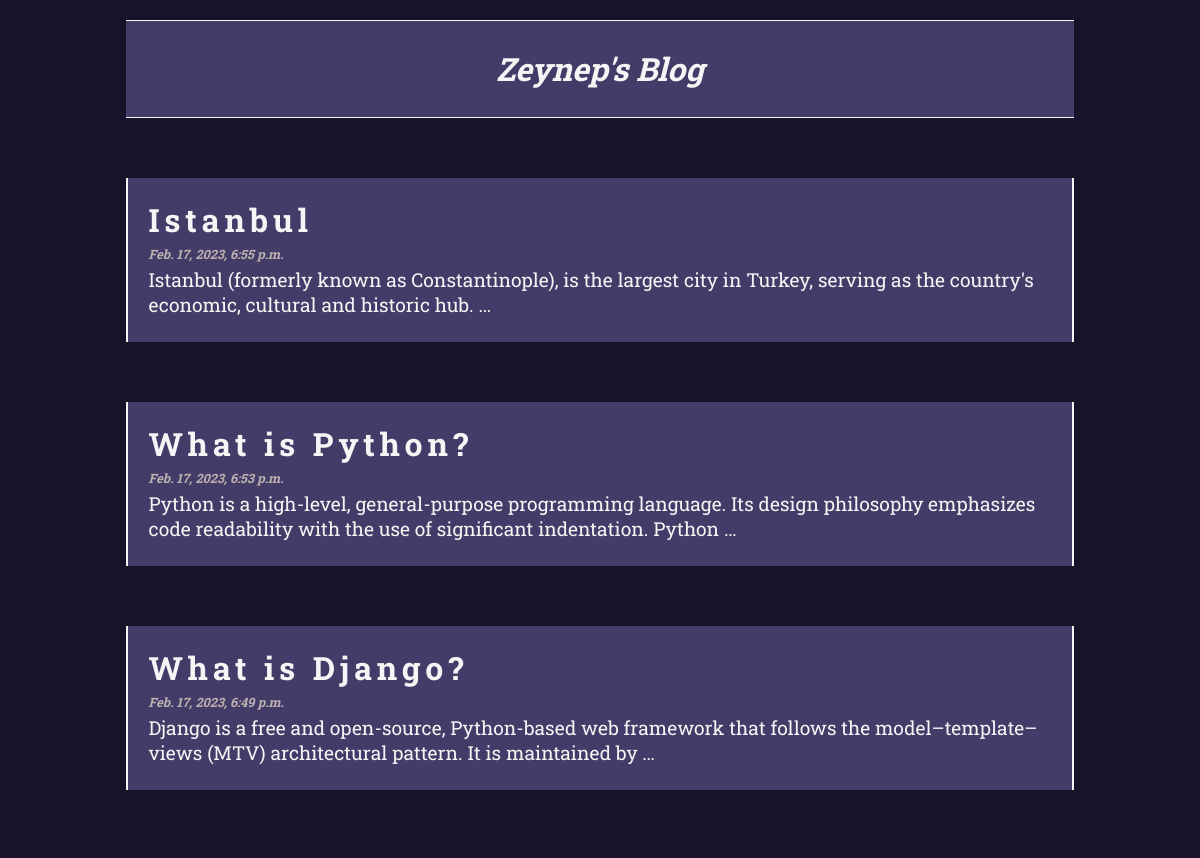
The page / on the database its author committed.
### posts/models.py (models this page shows)
class Post(models.Model):
    title = models.CharField(max_length=200)
    body = models.CharField(max_length=1000000)
    time = models.DateTimeField(default=datetime.now, blank=True)

### posts/views.py (the view)
def index(request):
    posts = Post.objects.all()
    return render(request, 'index.html', {'posts': posts})

### templates/index.html (shortened to what this page needs)
<!DOCTYPE html>
<html>
<head>
</head>
<body>
    <div class="header">
        <h1>Zeynep's Blog</h1>
    </div>
    <div class="row">
        {% for post in posts reversed %}
        <a style="text-decoration: none; color: black;" href="/post/{{post.id}}">
            <div class="card">
                <h2>{{post.title}}</h2>
                <h6>{{post.time}}</h6>
                <p>{{post.body|truncatewords:20}}</p>
            </div>
        </a>
        {% endfor %}
    </div>
</body>
</html>

### templates/index.html (style rules this page uses)
* { box-sizing: border-box; }
body { font-family: 'Roboto Slab', serif; background-color: #18122B; }
.header { text-align: center; margin: 20px auto; padding-top: 5px; padding-bottom: 5px; border-bottom: 1px solid whitesmoke; border-top: 1px solid whitesmoke; width: 80%; background-color: #443C68; }
h1 { color: whitesmoke; font-style: italic; }
.row { width: 80%; margin-top: 60px; margin-left: auto; margin-right: auto; }
.row:after { content: ""; display: table; clear: both; }
.card { margin-top: 0; margin-bottom: 60px; border-left: 2px solid whitesmoke; border-right: 2px solid whitesmoke; background-color: #443C68; padding: 20px; }
h2, h6, p { margin: 0; color: whitesmoke; }
h2 { letter-spacing: 0.3rem; font-size: 2rem; margin-bottom: 5px; }
h6 { font-style: italic; font-size: 0.8rem; margin-bottom: 5px; color: rgb(189, 177, 177); }
p { font-size: 1.2rem; margin-bottom: 5px; }

### rows shown on the page
Post: title "Istanbul", time "Feb. 17, 2023, 6:55 p.m.", body "Istanbul (formerly known as Constantinople), is the largest city in Turkey, serving as the country's economic, cultural and historic hub. …"
Post: title "What is Python?", time "Feb. 17, 2023, 6:53 p.m.", body "Python is a high-level, general-purpose programming language. Its design philosophy emphasizes code readability with the use of significant indentation. Python …"
Post: title "What is Django?", time "Feb. 17, 2023, 6:49 p.m.", body "Django is a free and open-source, Python-based web framework that follows the model–template–views (MTV) architectural pattern. It is maintained by …"
